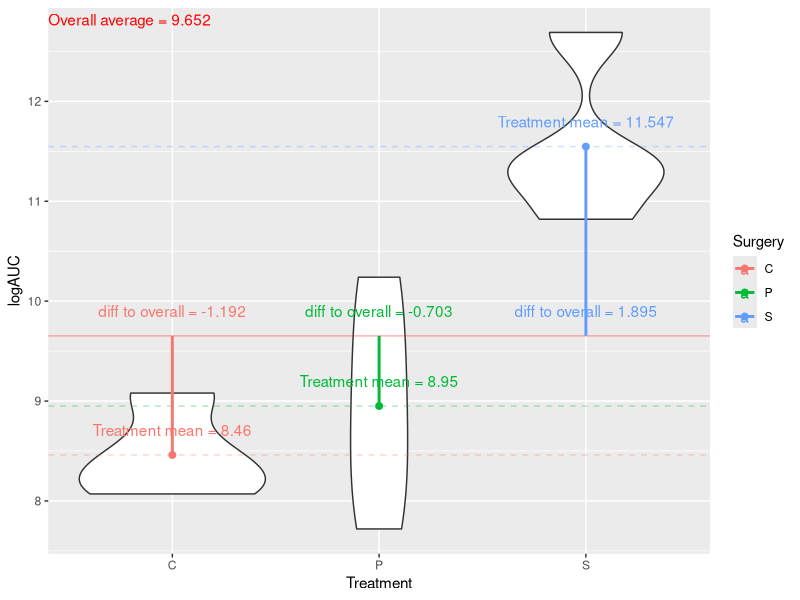
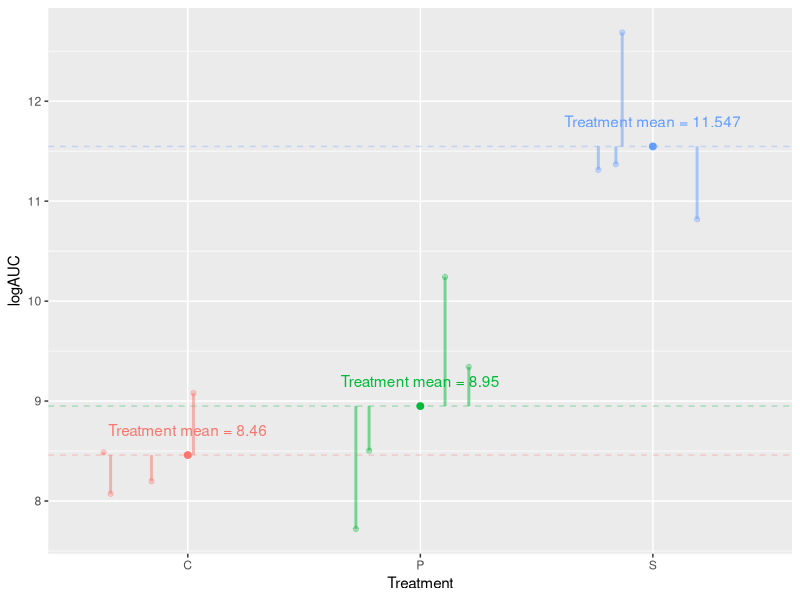

Here is the R script that generated these plots, in order:
## ---- chunk 1
library(tidyverse)
rats <- read_csv("../data/crd_rats_data.csv")
rats$Surgery <- as_factor(rats$Surgery)
## ---- chunk 2
means <- rats %>% group_by(Surgery) %>% summarise(avg = mean(logAUC))
mean <- mean(rats$logAUC)
means$ends <- mean
ggplot(rats, aes(x = Surgery, y = logAUC)) + 
    geom_violin()  + 
  ylab("logAUC") +
  xlab("Treatment") +
  geom_point(data = means, aes(x = Surgery, y = avg, color = Surgery), size = 2) +
  geom_text(data = means, aes(x = Surgery, y = avg + 0.25, color = Surgery, label = paste0("Treatment mean = ",round(avg,3)))) +
  geom_hline(data = means, aes(yintercept = avg, color = Surgery), alpha = 0.3, lty = 2) +
  geom_hline(yintercept = mean, color = "red", alpha = 0.3) +
  annotate(geom = 'text', label = paste0("Overall average = ",round(mean,3)) , 
           x = -Inf, y = Inf, hjust = 0, vjust = 1.5, color = "red") +
  geom_segment(data = means, aes(x = Surgery, y = avg, xend = Surgery, yend = ends,color = Surgery), size = 1) +
  geom_text(data = means, aes(x = Surgery, y = ends + 0.25, color = Surgery, label = paste0("diff to overall = ",round(avg - ends,3))))
  
  
## ---- chunk 3
rats_df <- rats %>% mutate(ov_avg = mean(logAUC)) %>% 
  group_by(Surgery) %>% mutate(tr_avg = mean(logAUC), tr_avg_minus_ov_avg = mean(logAUC) - ov_avg,
                               obvs_minus_tr_avg = logAUC - mean(logAUC))
jit <- ggplot() + 
  geom_jitter(data = rats, aes(x = Surgery, y = logAUC))

rats_df$x_points <- layer_data(jit)$x
rats_df$y_points <- layer_data(jit)$y

ggplot() + 
  ylab("logAUC") +
  xlab("Treatment") +
  geom_point(data = means, aes(x = Surgery, y = avg, color = Surgery), size = 2) +
  geom_text(data = means, aes(x = Surgery, y = avg + 0.25, color = Surgery, 
                              label = paste0("Treatment mean = ",round(avg,3)))) +
  geom_hline(data = means, aes(yintercept = avg, color = Surgery), alpha = 0.3, lty = 2) +
  geom_point(data = rats_df, aes(x = x_points, y = y_points, color = Surgery), alpha = 0.3) +
  geom_segment(data = rats_df, aes(x = x_points, y = y_points, 
                                   xend = x_points, yend = tr_avg,color = Surgery), 
               size = 1, alpha = 0.5) +
    theme(legend.position = "none")
